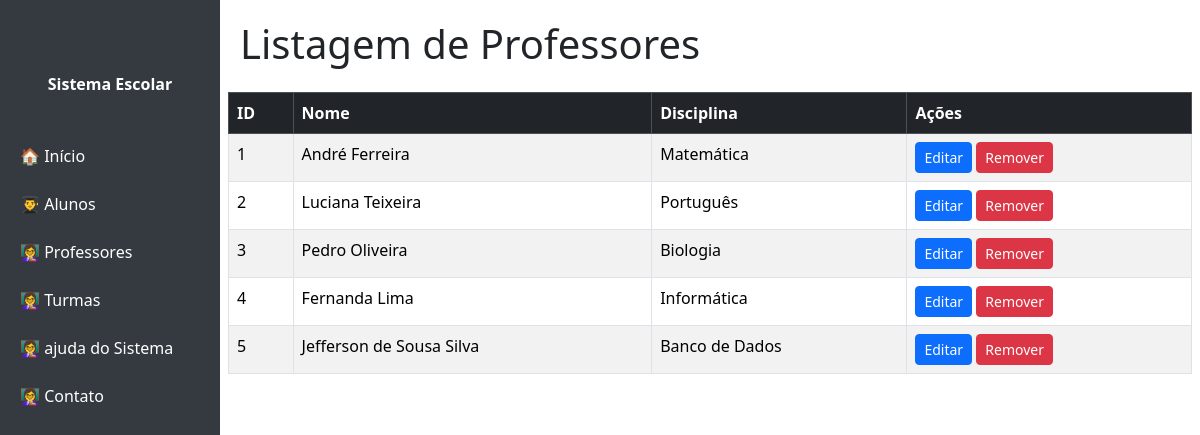
Screenshot of /professor with the database file from the repository.
### tables this page shows
CREATE TABLE "professor" (
	"id"	INTEGER,
	"nome"	TEXT NOT NULL,
	"disciplina"	TEXT UNIQUE,
	PRIMARY KEY("id" AUTOINCREMENT)
);

### app - Copia.py (the view)
@app.route('/professor')
def listar_professor():
    DB_PATH = "banco_escola.db"
    conn = sqlite3.connect(DB_PATH)
    cursor = conn.cursor()
    cursor.execute('select id, nome, disciplina from professor')
    lista = cursor.fetchall()
    return render_template('professor/lista.html',lista=lista)

### templates/professor/lista.html
{% include 'dashboard/cabecalho.html' %}
<h1 class="mb-4">Listagem de Professores</h1>
<div class="row">
     <table class="table table-bordered table-striped">
          <thead class="table-dark">
          <tr>
              <th>ID</th>
              <th>Nome</th>
              <th>Disciplina</th>
              <th>Ações</th>
          </tr>
      </thead>
      <tbody>
      {% for item in lista %}
          <tr>
              <td>{{item[0]}}</td>
              <td>{{item[1]}}</td>
              <td>{{item[2]}}</td>
              <td>
                  <a href="/alunos/editar/{{item[0]}}" class="btn btn-primary btn-sm">Editar</a>
                  <a href="/alunos/remover/{{item[0]}}" class="btn btn-danger btn-sm"
                     onclick="return confirm('Tem certeza que deseja remover este registro?');">
                     Remover
                  </a>
              </td>
          </tr>
      {% endfor %}
      </tbody>
      </table>
</div>
{% include 'dashboard/rodape.html' %}

### templates/dashboard/cabecalho.html (style rules this page uses)
body { min-height: 100vh; }

### rows the page displays
professor: id "1", nome "André Ferreira", disciplina "Matemática"
professor: id "2", nome "Luciana Teixeira", disciplina "Português"
professor: id "3", nome "Pedro Oliveira", disciplina "Biologia"
professor: id "4", nome "Fernanda Lima", disciplina "Informática"
professor: id "5", nome "Jefferson de Sousa Silva", disciplina "Banco de Dados"
